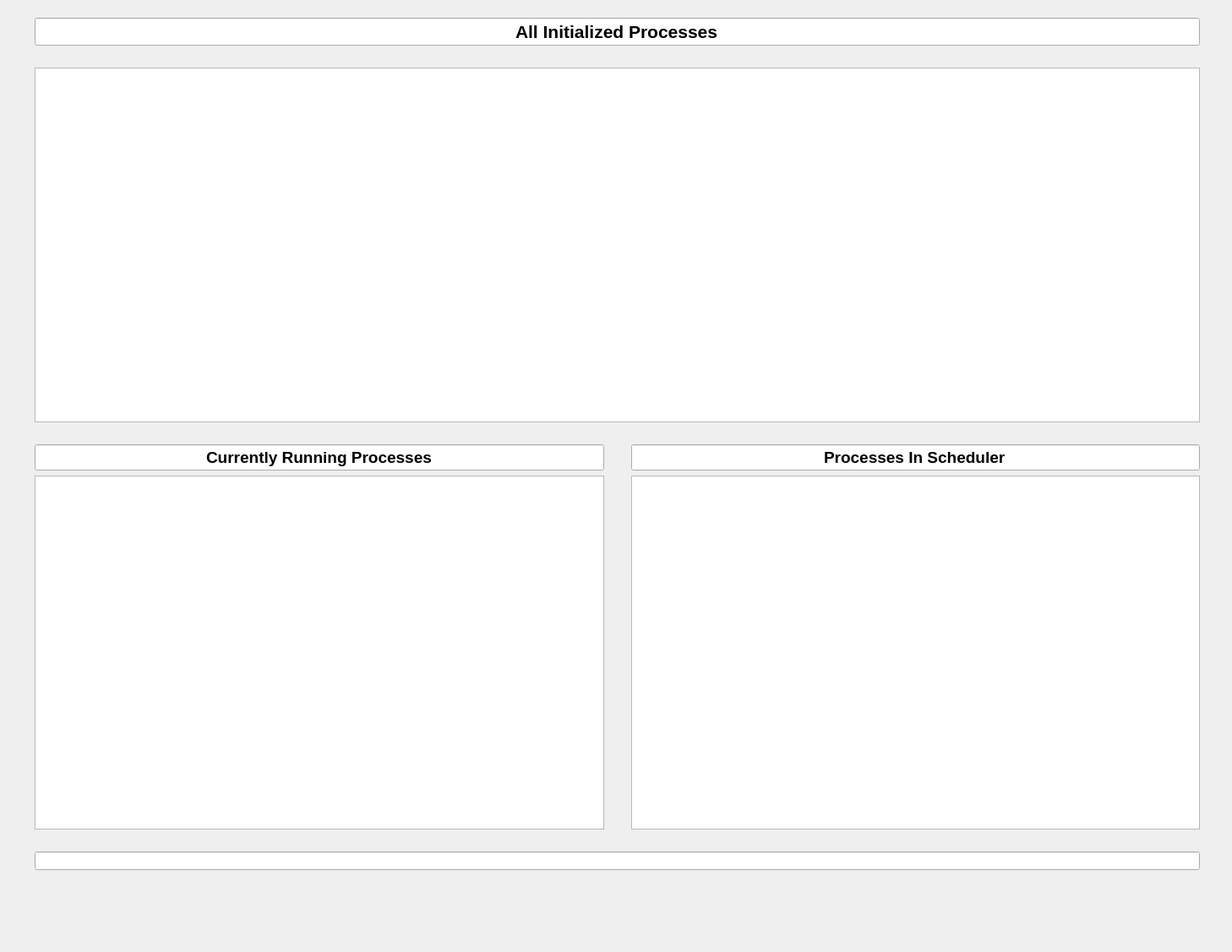
<?xml version="1.0" encoding="UTF-8"?>
<ui version="4.0">
 <class>OperatingSystemGUI</class>
 <widget class="QWidget" name="OperatingSystemGUI">
  <property name="geometry">
   <rect>
    <x>0</x>
    <y>0</y>
    <width>1458</width>
    <height>1127</height>
   </rect>
  </property>
  <property name="windowTitle">
   <string>QtGuiApplication3</string>
  </property>
  <widget class="QWidget" name="gridLayoutWidget">
   <property name="geometry">
    <rect>
     <x>30</x>
     <y>10</y>
     <width>1401</width>
     <height>1031</height>
    </rect>
   </property>
   <layout class="QGridLayout" name="gridLayout">
    <item row="7" column="0">
     <widget class="QTableWidget" name="runningWidget"/>
    </item>
    <item row="7" column="2">
     <widget class="QTableWidget" name="schedulerWidget"/>
    </item>
    <item row="6" column="0">
     <widget class="QLineEdit" name="runningTableName">
      <property name="font">
       <font>
        <pointsize>14</pointsize>
        <weight>75</weight>
        <bold>true</bold>
       </font>
      </property>
      <property name="text">
       <string>Currently Running Processes</string>
      </property>
      <property name="alignment">
       <set>Qt::AlignCenter</set>
      </property>
      <property name="readOnly">
       <bool>true</bool>
      </property>
     </widget>
    </item>
    <item row="9" column="0" colspan="3">
     <widget class="QLineEdit" name="lineEdit">
      <property name="text">
       <string/>
      </property>
     </widget>
    </item>
    <item row="8" column="0" colspan="3">
     <spacer name="horizontalSpacer_2">
      <property name="orientation">
       <enum>Qt::Horizontal</enum>
      </property>
      <property name="sizeHint" stdset="0">
       <size>
        <width>40</width>
        <height>20</height>
       </size>
      </property>
     </spacer>
    </item>
    <item row="6" column="2">
     <widget class="QLineEdit" name="schedulerTitle">
      <property name="font">
       <font>
        <pointsize>14</pointsize>
        <weight>75</weight>
        <bold>true</bold>
       </font>
      </property>
      <property name="text">
       <string>Processes In Scheduler</string>
      </property>
      <property name="alignment">
       <set>Qt::AlignCenter</set>
      </property>
      <property name="readOnly">
       <bool>true</bool>
      </property>
     </widget>
    </item>
    <item row="0" column="0" colspan="3">
     <widget class="QLineEdit" name="processTableName">
      <property name="font">
       <font>
        <pointsize>16</pointsize>
        <weight>75</weight>
        <bold>true</bold>
       </font>
      </property>
      <property name="text">
       <string>All Initialized Processes</string>
      </property>
      <property name="alignment">
       <set>Qt::AlignCenter</set>
      </property>
      <property name="readOnly">
       <bool>true</bool>
      </property>
     </widget>
    </item>
    <item row="4" column="0" colspan="3">
     <widget class="QTableWidget" name="processWidget"/>
    </item>
    <item row="1" column="0" colspan="3">
     <spacer name="horizontalSpacer">
      <property name="orientation">
       <enum>Qt::Horizontal</enum>
      </property>
      <property name="sizeHint" stdset="0">
       <size>
        <width>40</width>
        <height>20</height>
       </size>
      </property>
     </spacer>
    </item>
    <item row="7" column="1">
     <spacer name="verticalSpacer">
      <property name="orientation">
       <enum>Qt::Vertical</enum>
      </property>
      <property name="sizeHint" stdset="0">
       <size>
        <width>20</width>
        <height>40</height>
       </size>
      </property>
     </spacer>
    </item>
    <item row="5" column="0" colspan="3">
     <spacer name="horizontalSpacer_3">
      <property name="orientation">
       <enum>Qt::Horizontal</enum>
      </property>
      <property name="sizeHint" stdset="0">
       <size>
        <width>40</width>
        <height>20</height>
       </size>
      </property>
     </spacer>
    </item>
   </layout>
  </widget>
 </widget>
 <layoutdefault spacing="6" margin="11"/>
 <resources>
  <include location="OperatingSystemGUI.qrc"/>
 </resources>
 <connections/>
</ui>
